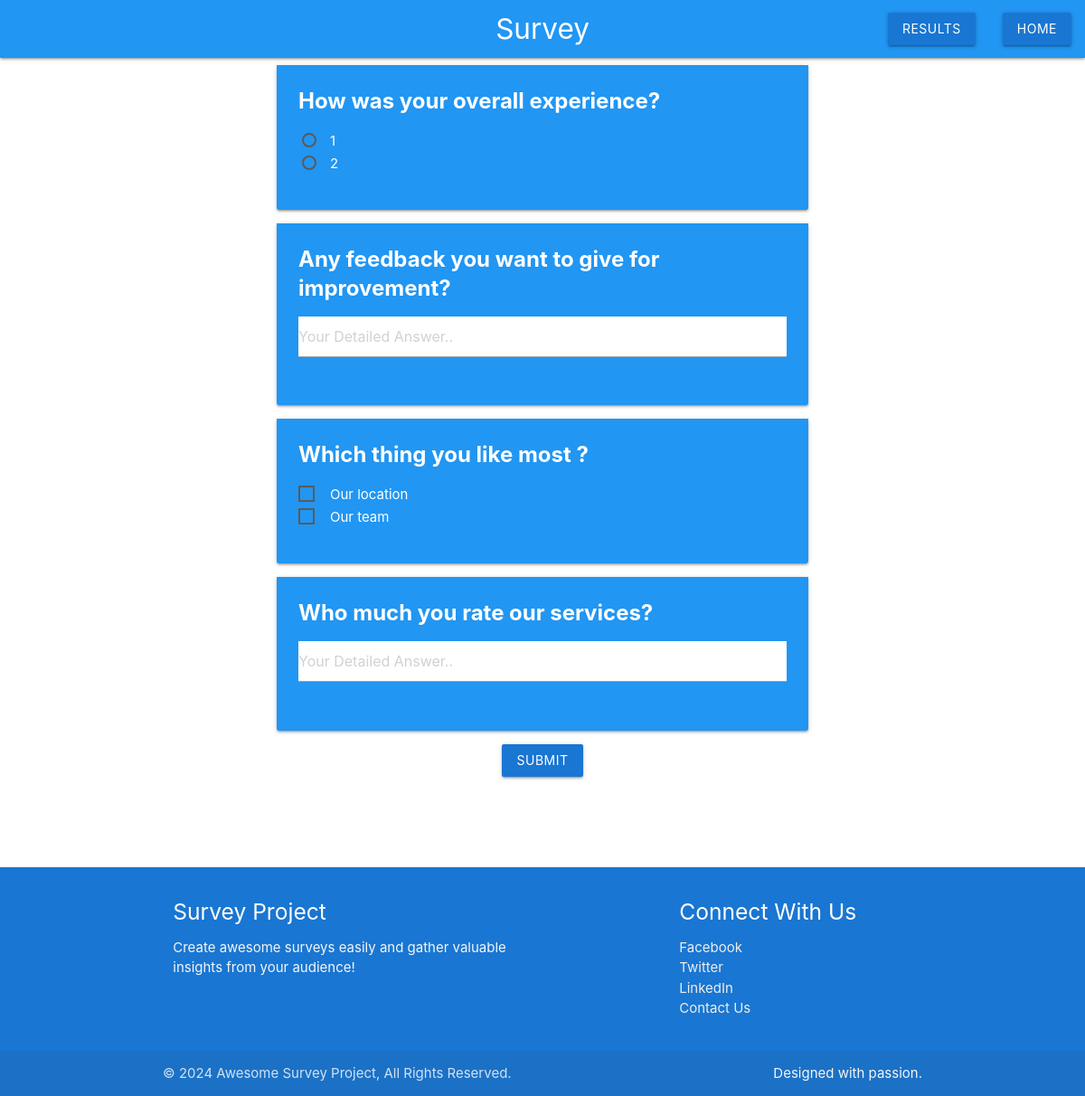
Page /survey_view/1/ on the committed database.
### home/models.py (models this page shows, shortened)
class Questions(models.Model):
    QUESTION_CHOICE = (
        ("Text","Text"),
        ("BigText",'BigText'),
        ("Radio","Radio"),
        ("Checkbox","Checkbox"),
    )
    question = models.CharField(max_length=200)
    question_type = models.CharField(choices=QUESTION_CHOICE, max_length=100, default="Text")

class Options(models.Model):
    question = models.ForeignKey(Questions, related_name="option", on_delete=models.CASCADE)
    option_name = models.CharField(max_length=100)

### home/views.py (the view, shortened to what this page needs)
# urls.py: path('survey_view/<id>/', survey_view,name='survey_view'),
def survey_view(request,id):
    questions = Questions.objects.all()
    return render(request, 'survey.html', {'questions': questions})

### home/templates/survey.html (shortened to what this page needs)
{% extends 'base.html' %}
{% block navbar %}
    <div class="nav-wrapper">
      <a href="/" class="brand-logo center">Survey</a>
      <ul id="nav-mobile" class="right hide-on-med-and-down">
        <li>
          <a href="{% url 'survey_results' %}"class="btn waves-effect waves-light">Results</a>
        </li>
        <li>
          <a href="/" class="btn waves-effect waves-light">Home</a>
        </li>
      </ul>
    </div>
{% endblock navbar %}
{% block content %}
<div class="container">
  <form action="" method="POST">
    {% for question in questions %}
    <div class="card">
      <div class="card-content">
        <span class="card-title">{{ question.question }}</span>
        <div class="input-field">
          {% if question.question_type == "Text" %}
          <input required type="text" name="response_{{ question.id }}" class="validate" placeholder="Enter your Answer">
          {% elif question.question_type == "BigText" %}
          <textarea required name="response_{{ question.id }}" class="materialize-textarea" placeholder="Your Detailed Answer.."></textarea>
          {% elif question.question_type == "Radio" %}
          {% for option in question.option.all %}
          <p>
            <label for="option_{{ option.id }}">
              <span>{{ option.option_name }}</span>
            </label>
          </p>
          {% endfor %}
          {% elif question.question_type == "Checkbox" %}
          {% for option in question.option.all %}
          <p>
            <label for="option_{{ option.id }}">
              <span>{{ option.option_name }}</span>
            </label>
          </p>
          {% endfor %}
          {% endif %}
        </div>
      </div>
    </div>
    {% endfor %}
    <div class="center-align">
      <button type="submit" class="btn waves-effect waves-light">Submit</button>
    </div>
  </form>
</div>
{% endblock %}

### home/templates/base.html (shortened to what this page needs)
<!DOCTYPE html>
<html lang="en">
  <head>
    <link href="https://cdnjs.cloudflare.com/ajax/libs/materialize/1.0.0/css/materialize.min.css" rel="stylesheet" />
  </head>
  <body>
    <nav>
      {% block navbar %}{% endblock %}
    </nav>
    <div class="container">
      {% block content %}{% endblock %}
    </div>
    <footer class="page-footer">
      <div class="container">
        <div class="row">
          <div class="col l6 s12">
            <h5 class="white-text">Survey Project</h5>
            <p class="grey-text text-lighten-4">Create awesome surveys easily and gather valuable insights from your audience!</p>
          </div>
          <div class="col l4 offset-l2 s12">
            <h5 class="white-text">Connect With Us</h5>
            <ul>
              <li><a class="grey-text text-lighten-3" href="#!">Facebook</a></li>
              <li><a class="grey-text text-lighten-3" href="#!">Twitter</a></li>
              <li><a class="grey-text text-lighten-3" href="#!">LinkedIn</a></li>
              <li><a class="grey-text text-lighten-3" href="#!">Contact Us</a></li>
            </ul>
          </div>
        </div>
      </div>
      <div class="footer-copyright">
        <div class="container">
          <span>© 2024 Awesome Survey Project, All Rights Reserved.</span>
          <span class="grey-text text-lighten-4 right">Designed with passion.</span>
        </div>
      </div>
    </footer>
  </body>
</html>

### rows in the picture
Questions: question "How was your overall experience?"
Options: option_name "1"
Options: option_name "2"
Questions: question "Any feedback you want to give for improvement?", id "Your Detailed Answer.."
Questions: question "Which thing you like most ?"
Options: option_name "Our location"
Options: option_name "Our team"
Questions: question "Who much you rate our services?", id "Your Detailed Answer.."
